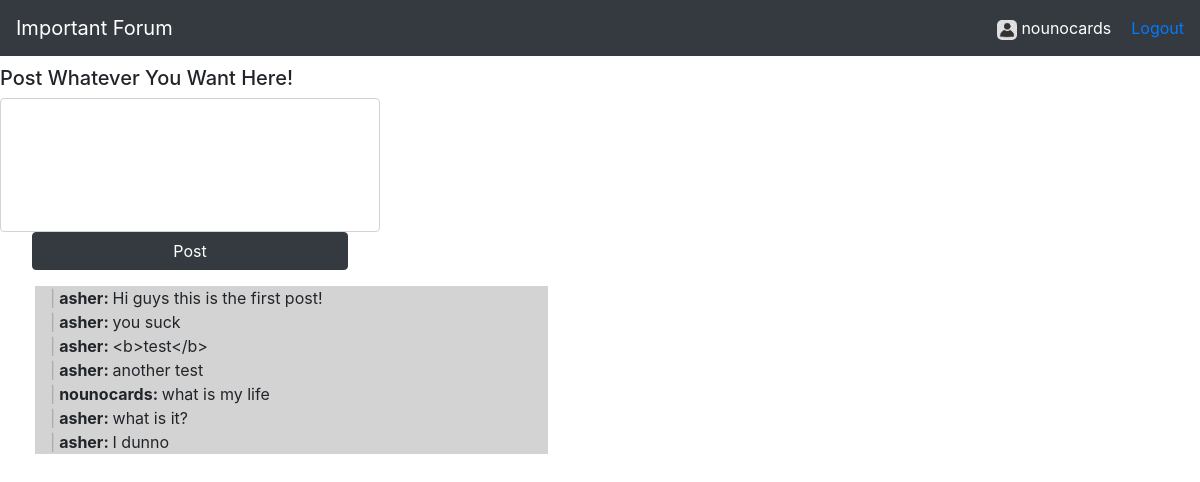
The page /userPage.php (signed in) on the database its author committed.
### tables this page shows
CREATE TABLE `TextData` (
  `id` int(11) NOT NULL,
  `userData` text,
  `userID` int(11) DEFAULT NULL
);

CREATE TABLE `Users` (
  `UserID` int(11) NOT NULL,
  `UserName` varchar(25) DEFAULT NULL,
  `UserPassword` varchar(30) DEFAULT NULL
);

### userPage.php (the view, shortened to what this page needs)
<!DOCTYPE html>
<html>
<head>
<link rel="stylesheet" href="https://stackpath.bootstrapcdn.com/bootstrap/4.1.3/css/bootstrap.min.css">
<link rel="stylesheet" href="userPage.css"/>
</head>
<body>
    <?php
        $server = "localhost";
        $username = "asher";
        $password = "2302";
        $database = "ForumDB";
        $conn = new mysqli($server, $username, $password, $database);
        $user = $_SESSION['username'];
        $getData = "SELECT userData, id FROM TextData";
        $userData = $conn->query($getData);
        function displayUserData(){
            global $userData, $ID, $conn;
            if ($userData->num_rows > 0){
                while($row = $userData->fetch_assoc()){
                    $currID = $row["id"];
                    $getCurrentID = "SELECT userID FROM TextData WHERE id=$currID";
                    $userID = $conn->query($getCurrentID)->fetch_assoc()["userID"];
                    $getCurrentUser = "SELECT UserName FROM Users WHERE UserID=$userID";
                    $currUser = $conn->query($getCurrentUser)->fetch_assoc()["UserName"];
                    echo "
                     <span id='divider'>|</span><b> $currUser: </b>" .
                     htmlspecialchars($row["userData"]) .
                    "<br>";
                }
            }
        }
    ?>
<nav class="navbar navbar-expand-lg navbar-dark bg-dark ">
    <a class="navbar-brand" href="#">Important Forum</a>
    <ul class="navbar-nav ml-auto">
      <li class="nav-item" id="itemOne">
        <img id="userIcon" width="20" height="20" src="userIcon.jpg"/>
        <a class="navbar-link" >
            <?php echo $user ?>
        </a>
      </li>
      <li class="nav-item" id="itemTwo">
        <a class="navbar-link" href="userPage.php?logout=index.php">
            Logout
        </a>
      </li>
    </ul>
</nav>
<div class="centerElements">
<div class="form-group row">
    <form method="post" class="col-4" action="userPageSubmit.php">
        <h5> Post Whatever You Want Here! </h5>
        <textarea class="form-control" name="UserInput" rows="5" ></textarea>
        <input type="submit" value="Post" class="btn btn-dark col-10 offset-1" name="submitBtn"/>
    </form>
</div>
<div class="row" id="forum">
    <p class="col-5 forumPost" id="forumPost">
    <?php
     displayUserData();
    ?>
    </p>
</div>
</div>
</body>
</html>

### userPage.css (style rules this page uses)
.navbar { color: white; }
.navbar-nav { float:left; }
#itemOne { color:white; padding-right:20px; }
#itemTwo { color:white; text-decoration: none; }
#userIcon { border-radius: 5px; }
#divider { color: darkgrey; }
.forumPost { background-color: lightgrey; margin-left: 10px; }
.centerElements { position: relative; top: 10px; }
textarea { resize:none; max-width: 100%; }
#forumPost { margin-left:50px; }

### rows shown on the page
textdata: currUser "asher", userData "Hi guys this is the first post!"
textdata: currUser "asher", userData "you suck"
textdata: currUser "asher", userData "<b>test</b>"
textdata: currUser "asher", userData "another test"
textdata: currUser "nounocards", userData "what is my life"
textdata: currUser "asher", userData "what is it?"
textdata: currUser "asher", userData "I dunno"

### other values the page prints
$user "nounocards"
